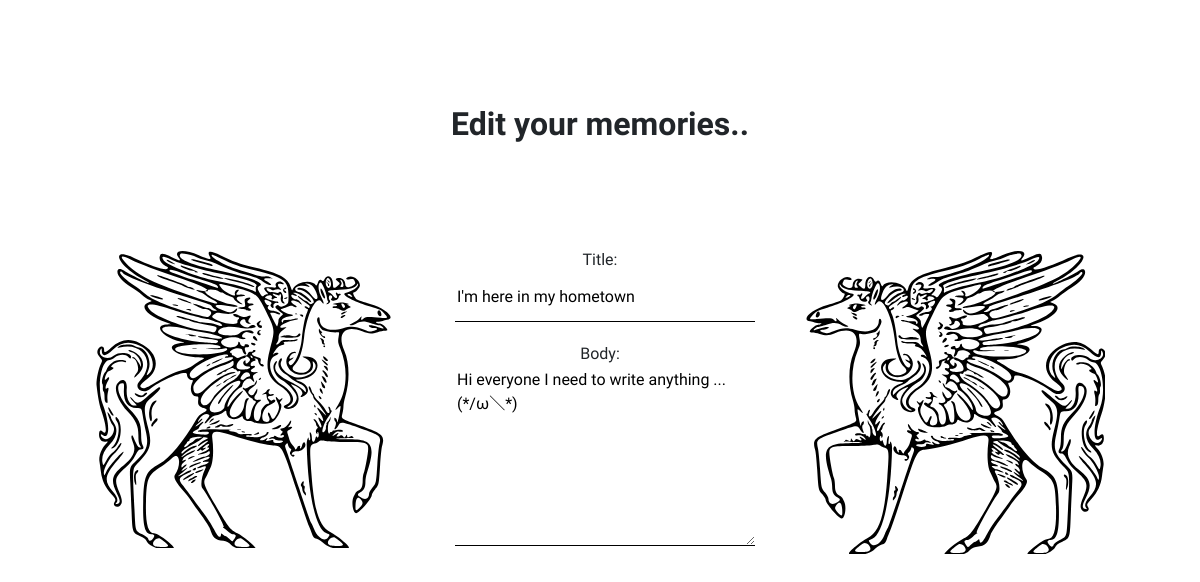
The app's page /inside/update/9 with its own data.
### insidepage/models.py (models this page shows, shortened)
class Diary(models.Model):
    title = models.CharField(max_length=30)
    pub_date = models.DateTimeField(auto_now_add=True)
    body = models.TextField()

### insidepage/views.py (the view)
# urls.py: path('update/<int:diary_id>', views.update, name='update'),
def update(request, diary_id):
    diary = get_object_or_404(Diary, pk=diary_id)
    if request.method == 'POST':
        form = DiaryModelForm(request.POST, instance=diary)
        if form.is_valid():
            form.save()
            return redirect('detail', diary_id=diary.pk)
    else:
        form = DiaryModelForm(instance=diary)
        return render(request, 'insidepage/edit.html', {'form':form, 'diary_id':diary_id})

### insidepage/forms.py
class DiaryModelForm(forms.ModelForm):
    class Meta:
        model = Diary
        fields = ['title', 'body']
        widgets = {
            'title': forms.TextInput(
                attrs={
                    'class': 'create__input'
                }
            ),
            'body': forms.Textarea(
                attrs={
                    'class': 'create__textarea',
                }
            )
        }

### insidepage/templates/insidepage/edit.html (shortened to what this page needs)
{% load static %}
<!DOCTYPE html>
<html lang="en">
  <head>
    <link
      href="https://cdn.jsdelivr.net/npm/bootstrap@5.1.3/dist/css/bootstrap.min.css"
      rel="stylesheet"
    />
    <link
      rel="stylesheet"
      type="text/css"
      href="{% static 'css/styles.css' %}"
    />
  </head>
  <body>
    <div class="head">
      <span class="head__title">Edit your memories..</span>
    </div>
    <div class="form_content">
      <div class="form__container">
        <a href="{% url 'detail' diary_id %}">
          <img
            class="content__img"
            src="{% static 'img/pegasus.svg' %}"
            alt="woman"
            width="300px"
            height="300px"
            style="transform: scale(-1, 1)"
          />
        </a>
        <form method="post">
          <div class="form_content__container">
            <div class="create__form">{{ form }}</div>
            <input
              type="image"
              src="{% static 'img/pegasus.svg' %}"
              width="300px"
              alt="submit"
            />
          </div>
        </form>
      </div>
    </div>
  </body>
</html>

### static/css/styles.css (style rules this page uses)
:root { --regular-font: "Merienda", cursive; --bold-font: "Merienda One", cursive; --regular-weight: 400; --bold-weight: 700; }
* { box-sizing: border-box; }
body { padding: 0; margin: 100px; text-align: center; font-family: var(--regular-font); font-weight: var(--regular-weight); }
a { text-decoration: none; color: black; }
.head { margin-bottom: 100px; }
.head__title { font-weight: var(--bold-weight); font-size: 32px; }
.content__img { transition: all 0.5s ease-in-out; }
.form__container { display: flex; flex-direction: row; justify-content: center; }
.form__container img { margin-right: 50px; cursor: pointer; }
.create__form { display: flex; justify-content: start; flex-direction: column; text-align: center; margin-right: 50px; }
.form_content__container { display: flex; justify-content: center; flex-direction: row; }
.create__input { margin-left: 10px; width: 300px; height: 50px; border: none; border-bottom: 1px solid black; background-color: transparent; font-family: var(--regular-font); resize: none; margin-bottom: 20px; }
.create__textarea { margin-left: 10px; width: 300px; height: 180px; border: none; border-bottom: 1px solid black; background-color: transparent; font-family: var(--regular-font); resize: vertical; }

### records on screen
Diary: title "I'm here in my hometown", body "Hi everyone I need to write anything ... (*/ω＼*)"
